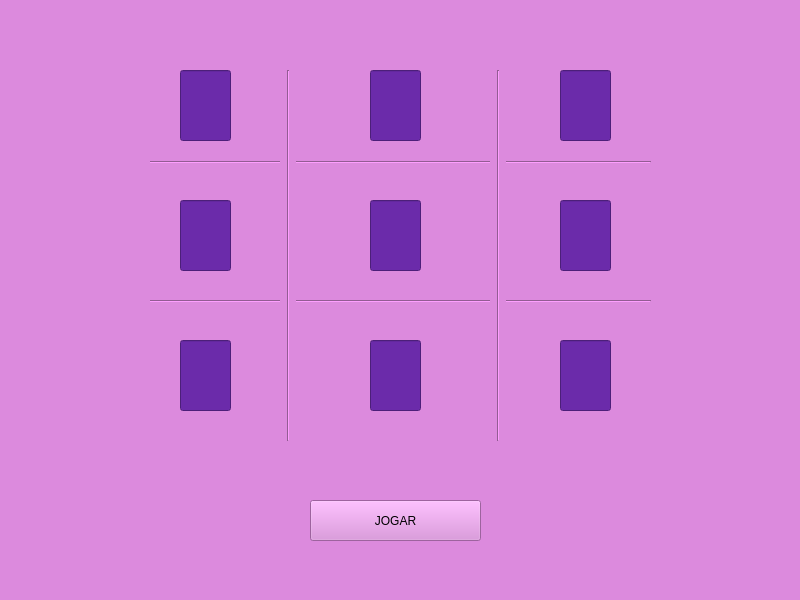
<?xml version="1.0" encoding="UTF-8"?>
<ui version="4.0">
 <class>MainWindow</class>
 <widget class="QMainWindow" name="MainWindow">
  <property name="geometry">
   <rect>
    <x>0</x>
    <y>0</y>
    <width>800</width>
    <height>600</height>
   </rect>
  </property>
  <property name="windowTitle">
   <string>MainWindow</string>
  </property>
  <property name="styleSheet">
   <string notr="true">background-color: rgb(220, 138, 221);</string>
  </property>
  <widget class="QWidget" name="centralwidget">
   <widget class="Line" name="line">
    <property name="geometry">
     <rect>
      <x>150</x>
      <y>100</y>
      <width>501</width>
      <height>124</height>
     </rect>
    </property>
    <property name="orientation">
     <enum>Qt::Horizontal</enum>
    </property>
   </widget>
   <widget class="Line" name="line_2">
    <property name="geometry">
     <rect>
      <x>150</x>
      <y>240</y>
      <width>501</width>
      <height>123</height>
     </rect>
    </property>
    <property name="orientation">
     <enum>Qt::Horizontal</enum>
    </property>
   </widget>
   <widget class="Line" name="line_3">
    <property name="geometry">
     <rect>
      <x>80</x>
      <y>310</y>
      <width>501</width>
      <height>0</height>
     </rect>
    </property>
    <property name="orientation">
     <enum>Qt::Vertical</enum>
    </property>
   </widget>
   <widget class="Line" name="line_4">
    <property name="geometry">
     <rect>
      <x>253</x>
      <y>20</y>
      <width>501</width>
      <height>0</height>
     </rect>
    </property>
    <property name="orientation">
     <enum>Qt::Vertical</enum>
    </property>
   </widget>
   <widget class="Line" name="line_5">
    <property name="geometry">
     <rect>
      <x>280</x>
      <y>70</y>
      <width>16</width>
      <height>371</height>
     </rect>
    </property>
    <property name="orientation">
     <enum>Qt::Vertical</enum>
    </property>
   </widget>
   <widget class="Line" name="line_6">
    <property name="geometry">
     <rect>
      <x>490</x>
      <y>70</y>
      <width>16</width>
      <height>371</height>
     </rect>
    </property>
    <property name="orientation">
     <enum>Qt::Vertical</enum>
    </property>
   </widget>
   <widget class="QPushButton" name="botaoJogar">
    <property name="geometry">
     <rect>
      <x>310</x>
      <y>500</y>
      <width>171</width>
      <height>41</height>
     </rect>
    </property>
    <property name="text">
     <string>JOGAR</string>
    </property>
   </widget>
   <widget class="QLineEdit" name="lineEdit">
    <property name="geometry">
     <rect>
      <x>180</x>
      <y>70</y>
      <width>51</width>
      <height>71</height>
     </rect>
    </property>
    <property name="styleSheet">
     <string notr="true">background-color: rgb(107, 43, 170);
font: 63 italic 40pt &quot;URW Bookman&quot;;</string>
    </property>
    <property name="text">
     <string/>
    </property>
   </widget>
   <widget class="QLineEdit" name="lineEdit_2">
    <property name="geometry">
     <rect>
      <x>370</x>
      <y>70</y>
      <width>51</width>
      <height>71</height>
     </rect>
    </property>
    <property name="styleSheet">
     <string notr="true">background-color: rgb(107, 43, 170);
font: 63 italic 40pt &quot;URW Bookman&quot;;</string>
    </property>
    <property name="text">
     <string/>
    </property>
   </widget>
   <widget class="QLineEdit" name="lineEdit_3">
    <property name="geometry">
     <rect>
      <x>560</x>
      <y>70</y>
      <width>51</width>
      <height>71</height>
     </rect>
    </property>
    <property name="styleSheet">
     <string notr="true">background-color: rgb(107, 43, 170);
font: 63 italic 40pt &quot;URW Bookman&quot;;</string>
    </property>
    <property name="text">
     <string/>
    </property>
   </widget>
   <widget class="QLineEdit" name="lineEdit_4">
    <property name="geometry">
     <rect>
      <x>180</x>
      <y>200</y>
      <width>51</width>
      <height>71</height>
     </rect>
    </property>
    <property name="styleSheet">
     <string notr="true">background-color: rgb(107, 43, 170);
font: 63 italic 40pt &quot;URW Bookman&quot;;</string>
    </property>
    <property name="text">
     <string/>
    </property>
   </widget>
   <widget class="QLineEdit" name="lineEdit_5">
    <property name="geometry">
     <rect>
      <x>370</x>
      <y>200</y>
      <width>51</width>
      <height>71</height>
     </rect>
    </property>
    <property name="styleSheet">
     <string notr="true">background-color: rgb(107, 43, 170);
font: 63 italic 40pt &quot;URW Bookman&quot;;</string>
    </property>
    <property name="text">
     <string/>
    </property>
   </widget>
   <widget class="QLineEdit" name="lineEdit_6">
    <property name="geometry">
     <rect>
      <x>560</x>
      <y>200</y>
      <width>51</width>
      <height>71</height>
     </rect>
    </property>
    <property name="styleSheet">
     <string notr="true">background-color: rgb(107, 43, 170);
font: 63 italic 40pt &quot;URW Bookman&quot;;</string>
    </property>
    <property name="text">
     <string/>
    </property>
   </widget>
   <widget class="QLineEdit" name="lineEdit_7">
    <property name="geometry">
     <rect>
      <x>180</x>
      <y>340</y>
      <width>51</width>
      <height>71</height>
     </rect>
    </property>
    <property name="styleSheet">
     <string notr="true">background-color: rgb(107, 43, 170);
font: 63 italic 40pt &quot;URW Bookman&quot;;</string>
    </property>
    <property name="text">
     <string/>
    </property>
   </widget>
   <widget class="QLineEdit" name="lineEdit_8">
    <property name="geometry">
     <rect>
      <x>370</x>
      <y>340</y>
      <width>51</width>
      <height>71</height>
     </rect>
    </property>
    <property name="styleSheet">
     <string notr="true">background-color: rgb(107, 43, 170);
font: 63 italic 40pt &quot;URW Bookman&quot;;</string>
    </property>
    <property name="text">
     <string/>
    </property>
   </widget>
   <widget class="QLineEdit" name="lineEdit_9">
    <property name="geometry">
     <rect>
      <x>560</x>
      <y>340</y>
      <width>51</width>
      <height>71</height>
     </rect>
    </property>
    <property name="styleSheet">
     <string notr="true">background-color: rgb(107, 43, 170);
font: 63 italic 40pt &quot;URW Bookman&quot;;</string>
    </property>
    <property name="text">
     <string/>
    </property>
   </widget>
  </widget>
  <widget class="QStatusBar" name="statusbar"/>
 </widget>
 <resources/>
 <connections/>
</ui>
